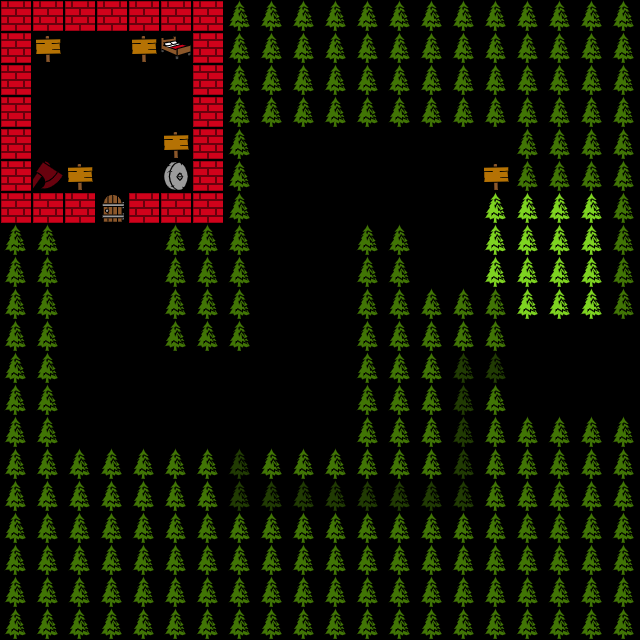

Below is a game level as drawn by its tile map, then a one-line description and the .tmx that defines it (tile-layer data replaced by summaries):
An orthogonal 20x20 tile map with 32x32 px tiles, 1 tile layer (Tile Layer 1).

<map version="1.2" tiledversion="1.3.3" orientation="orthogonal" renderorder="right-down" width="20" height="20" tilewidth="32" tileheight="32" infinite="0" nextlayerid="2" nextobjectid="1">
 <tileset firstgid="1" source="default.tsx" />
 <layer id="1" name="Tile Layer 1" width="20" height="20">
  <data>[400 cells, 400 non-empty, 11 distinct tile ids]</data>
 </layer>
</map>
